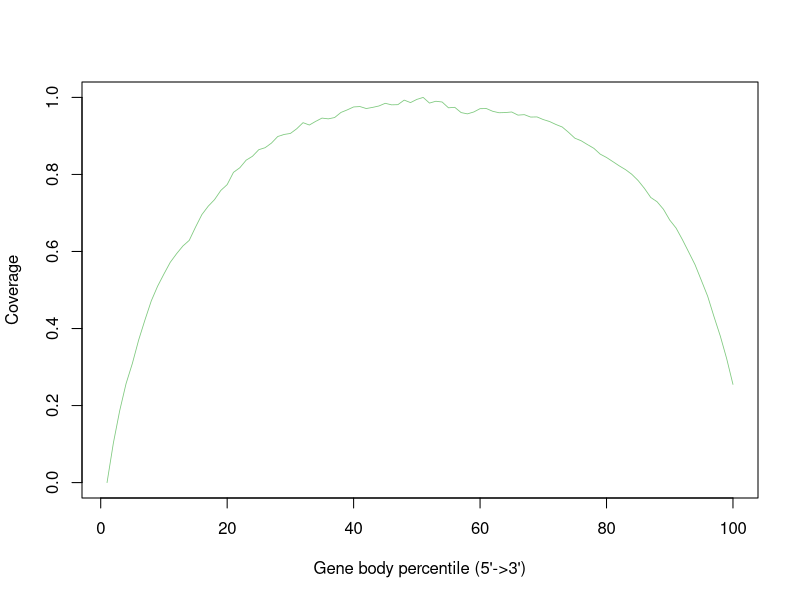

Generate this figure with R:
MI_6Hr_SRR12108303.gencode.Aligned.sortedByCoord.out <- c(0.0,0.10250509448894946,0.18653368043886678,0.2563741747539721,0.3089871461116474,0.3701384940590152,0.4223952991294247,0.47180233688785833,0.5099038263621612,0.541578590167101,0.5719208987452021,0.5942265226327288,0.6142531192956036,0.6288585591565983,0.6633468181240132,0.6957640684590936,0.7175050704531877,0.7346202808513205,0.7585157611229858,0.7736556689218038,0.8055428214575548,0.8173426324053635,0.8370370985426899,0.8471644574888223,0.8642578171944847,0.8694206988113661,0.8813350073877191,0.8984755645891174,0.903816310842707,0.9064379569252929,0.9185825718002829,0.9344326271043856,0.9283275436281851,0.9378238545757753,0.9463102265173886,0.944313510239453,0.9477558683312233,0.9609899587327821,0.967664908268608,0.9752466615419509,0.9762500453401869,0.971122124831258,0.9740850787302301,0.9777437586774562,0.9846905308276125,0.9807381775735855,0.9811817466307324,0.9929570848029745,0.9865478396875875,0.9948637762279324,1.0,0.9852783144550634,0.9900251588873104,0.9880896245482915,0.9730296902839148,0.9742493959376066,0.9606224300854318,0.9572784001097778,0.9621511045306537,0.970790431319559,0.9710539506707507,0.963974326310375,0.960177987000586,0.960691478273638,0.9621668370292323,0.9539981741561372,0.9552349233499559,0.9489476050985531,0.9493610202000912,0.9424395948532005,0.9373317769813443,0.9296783534366988,0.9231192125709656,0.9092073136889781,0.8940250155467677,0.88736623552337,0.8773621144827701,0.86780680666551,0.8527713451767,0.8440489857564076,0.8333154886011492,0.8224342807647917,0.8125459683942844,0.8003305572756906,0.7841317649197621,0.7637157889170666,0.7401463209770581,0.7290640867699738,0.7097021881720453,0.6815685475888417,0.6608418547392185,0.630856586476082,0.5984227296147242,0.5657314715960664,0.5249532722941522,0.4837454883782722,0.43080912677203653,0.38027371925443687,0.32212640450788527,0.2549298439816856)


pdf("/athena/angsd/scratch/pes4008/project/QC/rseqc/MI_6Hr_SRR12108303.geneBodyCoverage.curves.pdf")
x=1:100
icolor = colorRampPalette(c("#7fc97f","#beaed4","#fdc086","#ffff99","#386cb0","#f0027f"))(1)
plot(x,MI_6Hr_SRR12108303.gencode.Aligned.sortedByCoord.out,type='l',xlab="Gene body percentile (5'->3')", ylab="Coverage",lwd=0.8,col=icolor[1])
dev.off()
